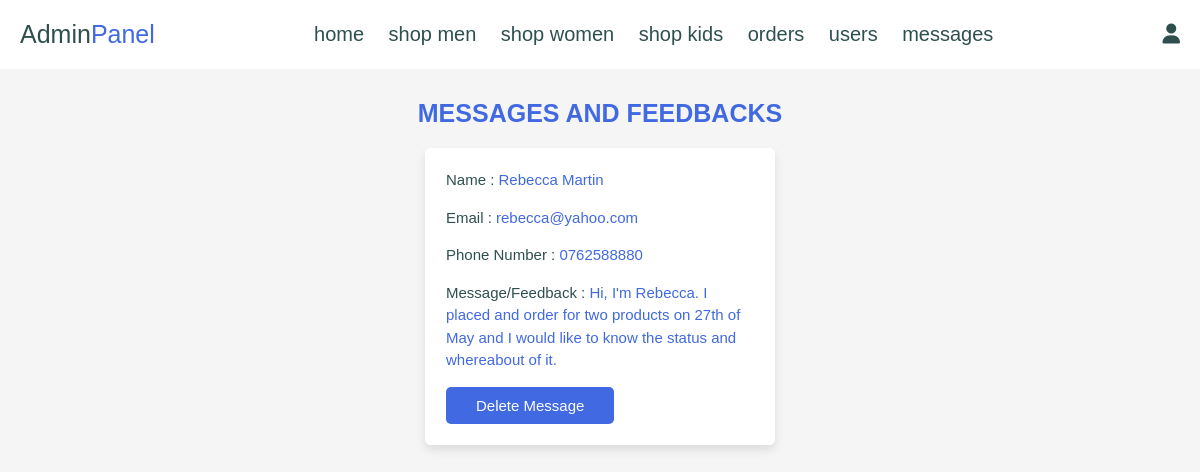
Screenshot of /admin_contacts.php (signed in) with the database file from the repository.
### tables this page shows
CREATE TABLE IF NOT EXISTS `message` (
  `id` int(100) NOT NULL AUTO_INCREMENT,
  `user_id` int(100) NOT NULL,
  `name` varchar(100) NOT NULL,
  `email` varchar(100) NOT NULL,
  `number` varchar(12) NOT NULL,
  `message` varchar(500) NOT NULL,
  PRIMARY KEY (`id`)
);

### admin_contacts.php (the view, shortened to what this page needs)
<?php
include('connection.php');
?>
<!doctype html>
<html>
<head>
	<link rel="stylesheet" href="https://cdnjs.cloudflare.com/ajax/libs/font-awesome/6.1.1/css/all.min.css">
	<link rel="stylesheet" href="admin_styles.css">
</head>
<body>
	<?php
	include('admin_header.php');
	?>
<section class="messages">
	<h1 class="title">Messages and Feedbacks</h1>
	<div class="box-container">
	<?php
		$select_message = mysqli_query($conn, "SELECT * FROM `message`") or die('Query failed!');
		if(mysqli_num_rows($select_message) > 0) {
			while($fetch_message = mysqli_fetch_assoc($select_message)) {
	?>
	<div class="box">
		<p>Name : <span><?php echo $fetch_message['name'];?></span></p>
		<p>Email : <span><?php echo $fetch_message['email'];?></span></p>
		<p>Phone Number : <span><?php echo $fetch_message['number'];?></span></p>
		<p>Message/Feedback : <span><?php echo $fetch_message['message'];?></span></p>
		<a href="admin_contacts.php?delete=<?php echo $fetch_message['id']; ?>" onClick="return confirm('Are you certain you want to delete this message/feedback?');" class="delete-btn">Delete Message</a>
	</div>
	<?php
	};
	}else{
			echo('<p class="empty">You have no messages or feedbacks!</p>');
		}
	?>
    </div>
</section>
</body>
</html>

### admin_styles.css (style rules this page uses)
* { font-family: 'Rubik', sans-serif; margin:0; padding:0; box-sizing: border-box; outline: none; border:none; text-decoration: none; transition:all .2s linear; }
html { font-size: 62.5%; overflow-x: hidden; }
section { padding: 3rem 2rem; }
body { background-color: whitesmoke; }
.title { text-align: center; margin-bottom: 2rem; text-transform: uppercase; color: royalblue; font-size: 2.5rem; }
.btn, .option-btn, .delete-btn, .white-btn { display: inline-block; margin-top: 1rem; padding:1rem 3rem; cursor: pointer; color: white; font-size: 1.5rem; border-radius: .5rem; text-transform: capitalize; font-family: 'Rubik', sans-serif; }
.delete-btn { background-color: royalblue; font-family: 'Rubik', sans-serif; }
.messages .box-container { display:grid; grid-template-columns: repeat(auto-fit, 35rem); justify-content: center; gap: 1.5rem; max-width: 1200px; margin: 0 auto; align-items: flex-start; }
.messages .box-container .box { background-color: white; padding: 2rem; border: .1rem solid white; box-shadow: 0 .5rem 1rem rgba(0,0,0,.1); border-radius: .5rem; transition: transform 0.5s; }
.messages .box-container .box p { padding-bottom: 1.5rem; font-size: 1.5rem; color: darkslategray; line-height: 1.5; }
.messages .box-container .box p span { color: royalblue; }
.messages .box-container .box .delete-btn { margin-top: 0; }

### rows the page displays
message: name "Rebecca Martin", email "rebecca@yahoo.com", number "0762588880", message "Hi, I'm Rebecca. I placed and order for two products on 27th of May and I would like to know the status and whereabout of it."
